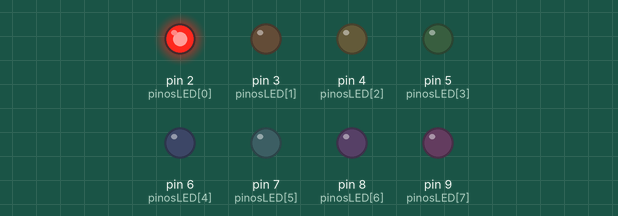
Simulated run of this sketch. Board: Arduino Uno, built with avr-gcc and run on an emulated ATmega328P. Shown: output pins drawn as LEDs (lit = HIGH).

Above: at 0.02 s.
At 0.27 s:
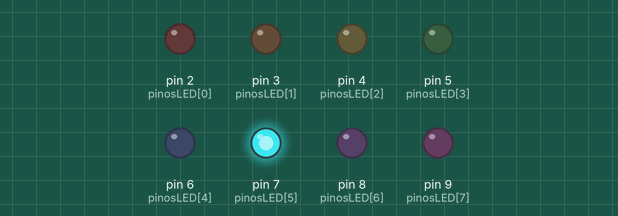
At 0.57 s:
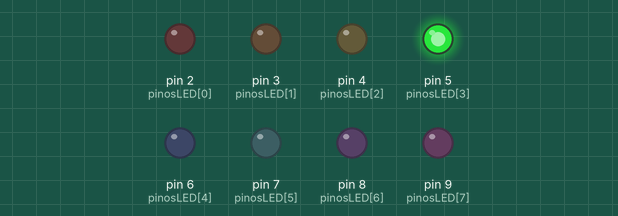
At 1.02 s:
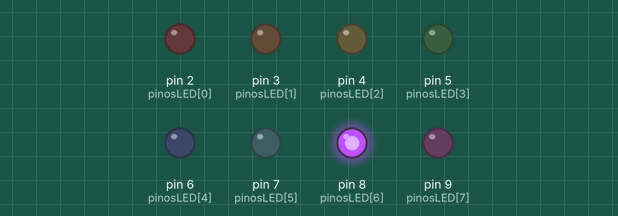
At 1.47 s:
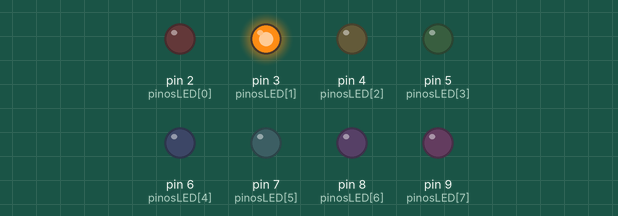
At 2.92 s:
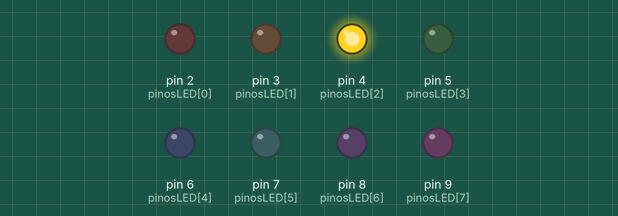
Timing chart, 0 to 3.2 s (numbered marks = the images above):
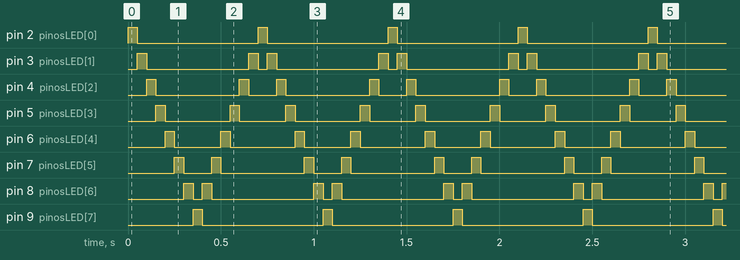

Measured:
- by itself, pin 2 (pinosLED[0]), pin 9 (pinosLED[7]): alternates HIGH for 0.05 s and LOW for 0.65 s
- by itself, pin 3 (pinosLED[1]): repeats every 0.70 s: LOW 0.55 s, HIGH 0.05 s, LOW 0.05 s, HIGH 0.05 s
- by itself, pin 4 (pinosLED[2]): repeats every 0.70 s: LOW 0.45 s, HIGH 0.05 s, LOW 0.15 s, HIGH 0.05 s
- by itself, pin 5 (pinosLED[3]): repeats every 0.70 s: LOW 0.35 s, HIGH 0.05 s, LOW 0.25 s, HIGH 0.05 s
- by itself, pin 6 (pinosLED[4]): repeats every 0.70 s: LOW 0.25 s, HIGH 0.05 s, LOW 0.35 s, HIGH 0.05 s
- by itself, pin 7 (pinosLED[5]): repeats every 0.70 s: LOW 0.15 s, HIGH 0.05 s, LOW 0.45 s, HIGH 0.05 s
- by itself, pin 8 (pinosLED[6]): repeats every 0.70 s: LOW 0.05 s, HIGH 0.05 s, LOW 0.55 s, HIGH 0.05 s

The sketch:

sketch.ino
```cpp
// Definindo os pinos onde os LEDs estão conectados
const int pinosLED[] = {2, 3, 4, 5, 6, 7, 8, 9};
const int numeroDeLEDs = 8;
const int tempoEspera = 50; // Tempo em milissegundos entre cada passo da luz

void setup() {
  // Configura todos os pinos dos LEDs como SAÍDA
  for (int i = 0; i < numeroDeLEDs; i++) {
    pinMode(pinosLED[i], OUTPUT);
  }
}

void loop() {
  // Efeito de "ida" (da esquerda para a direita)
  for (int i = 0; i < numeroDeLEDs; i++) {
    digitalWrite(pinosLED[i], HIGH);
    delay(tempoEspera);
    digitalWrite(pinosLED[i], LOW);
  }

  // Efeito de "volta" (da direita para a esquerda)
  for (int i = numeroDeLEDs - 2; i >= 1; i--) {
    digitalWrite(pinosLED[i], HIGH);
    delay(tempoEspera);
    digitalWrite(pinosLED[i], LOW);
  }
}
```
